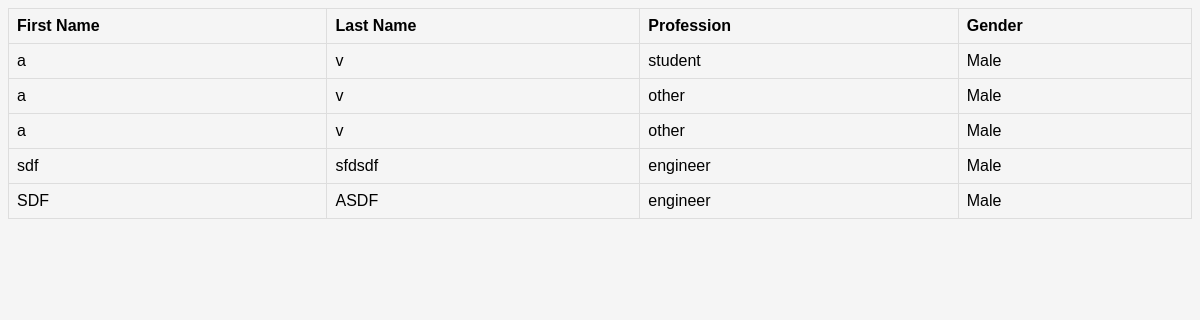
The page /user_detail.php on the database its author committed.
### tables this page shows
CREATE TABLE `users` (
  `id` int(11) NOT NULL,
  `first_name` varchar(100) NOT NULL,
  `last_name` varchar(100) NOT NULL,
  `profession` varchar(100) DEFAULT NULL,
  `gender` enum('Male','Female') NOT NULL
);

### user_detail.php (the view, shortened to what this page needs)
<?php
function build_table(){
	$html='';
    try
    {
        $con = new PDO("mysql:host=" . $config["dbhost"] . ";dbname=" . $config["dbname"],
                                 $config["dbuser"], $config["dbpass"]);
        $con->setAttribute(PDO::ATTR_ERRMODE,
                                     PDO::ERRMODE_EXCEPTION);
        $stmt = $con->prepare("SELECT * FROM users");
        $stmt->execute();
        $stmt->setFetchMode(PDO::FETCH_ASSOC);
        $results = array();
        foreach(new RecursiveArrayIterator($stmt->fetchAll()) as $k=>$v) {
            array_push($results, $v);
            $html .= '<tr>';
            $html .= '<td>'.$v['first_name'].'</td>';
            $html .= '<td>'.$v['last_name'].'</td>';
            $html .= '<td>'.$v['profession'].'</td>';
            $html .= '<td>'.$v['gender'].'</td>';
            $html .= '</tr>';
        }
    }
    catch(PDOException $ex) {
        echo 'ERROR: '.$ex->getMessage();
    }
    return $html;
}
$html  = '<!DOCTYPE html>';
$html .= '<html lang="en-US">';
$html .= '<head>';
$html .= '    <meta charset="UTF-8">';
$html .= '    <title>Foreign Keys - HW1 - User Detail</title>';
$html .= '    <link href="static/css/main.css" rel="stylesheet" type="text/css">';
$html .= '</head>';
$html .= '<body>';
$html .= '    <table>';
$html .= '        <tr>';
$html .= '            <th>First Name</th>';
$html .= '            <th>Last Name</th>';
$html .= '            <th>Profession</th>';
$html .= '            <th>Gender</th>';
$html .= '        </tr>';
$html .= build_table();
$html .= '    </table>';
$html .= '</body>';
$html .= '</html>';
echo $html;
?>

### static/css/main.css (style rules this page uses)
body { background: #F5F5F5; font-family: Arial; display: flex; justify-content: center; }
table { font-family: arial, sans-serif; border-collapse: collapse; width: 100%; }
td, th { border: 1px solid #dddddd; text-align: left; padding: 8px; }

### rows shown on the page
users: first_name "a", last_name "v", profession "student", gender "Male"
users: first_name "a", last_name "v", profession "other", gender "Male"
users: first_name "a", last_name "v", profession "other", gender "Male"
users: first_name "sdf", last_name "sfdsdf", profession "engineer", gender "Male"
users: first_name "SDF", last_name "ASDF", profession "engineer", gender "Male"
